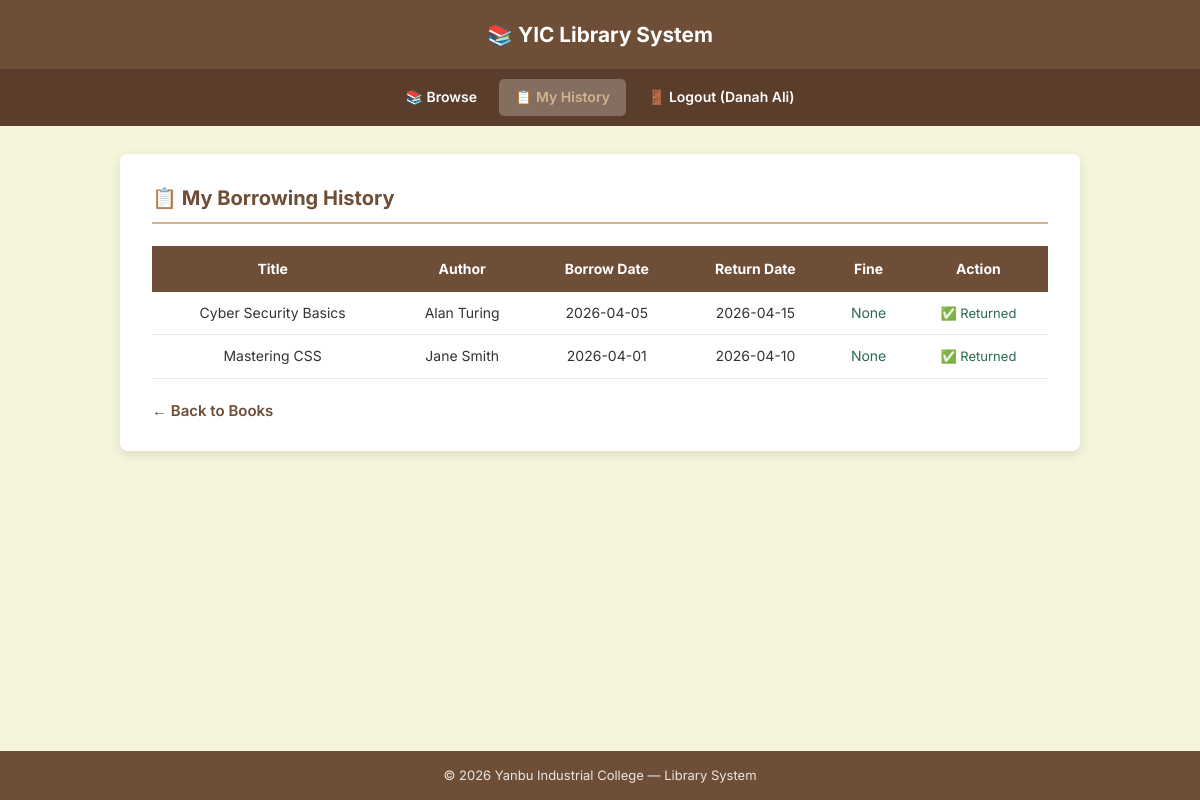
/student/history.php (signed in), run on the app's committed database.
### tables this page shows
CREATE TABLE transactions (
    id          INT           NOT NULL AUTO_INCREMENT,
    user_id     INT           NOT NULL,
    book_id     INT           NOT NULL,
    borrow_date DATE          NOT NULL,
    return_date DATE          DEFAULT NULL,
    fine_amount DECIMAL(10,2) DEFAULT '0.00',
    PRIMARY KEY (id),
    KEY user_id (user_id),
    KEY book_id (book_id),
    CONSTRAINT fk_user FOREIGN KEY (user_id) REFERENCES users (id),
    CONSTRAINT fk_book FOREIGN KEY (book_id) REFERENCES books (id)
);

CREATE TABLE books (
    id       INT          NOT NULL AUTO_INCREMENT,
    title    VARCHAR(255) NOT NULL,
    author   VARCHAR(100) NOT NULL,
    category VARCHAR(50)  DEFAULT NULL,
    status   ENUM('available','borrowed') DEFAULT 'available',
    PRIMARY KEY (id)
);

### student/history.php (the view, shortened to what this page needs)
<?php
require_once __DIR__ . '/../includes/config.php';
$user_id = (int) $_SESSION['user_id'];
$stmt = $pdo->prepare("
    SELECT t.id, b.title, b.author, b.id AS book_id,
           t.borrow_date, t.return_date, t.fine_amount, b.status AS book_status
    FROM   transactions t
    JOIN   books b ON t.book_id = b.id
    WHERE  t.user_id = ?
    ORDER  BY t.borrow_date DESC
");
$stmt->execute([$user_id]);
$history = $stmt->fetchAll();
?>
<!DOCTYPE html>
<html lang="en">
<head>
    <link rel="stylesheet" href="../assets/css/style.css">
</head>
<body>
<header><h1>📚 YIC Library System</h1></header>
<nav role="navigation">
    <a href="browse.php">📚 Browse</a>
    <a href="history.php">📋 My History</a>
    <a href="../auth/logout.php">🚪 Logout (<?= htmlspecialchars($_SESSION['username']) ?>)</a>
</nav>
<main class="container">
    <section>
        <h2 class="page-title">📋 My Borrowing History</h2>
        <?php if (empty($history)): ?>
            <div class="alert-warning">
                📭 You haven't borrowed any books yet.
                <a href="browse.php">Browse books →</a>
            </div>
        <?php else: ?>
        <div class="table-responsive">
            <table>
                <thead>
                    <tr>
                        <th>Title</th><th>Author</th>
                        <th>Borrow Date</th><th>Return Date</th>
                        <th>Fine</th><th>Action</th>
                    </tr>
                </thead>
                <tbody>
                    <?php foreach ($history as $r): ?>
                    <tr>
                        <td data-label="Title"><?= htmlspecialchars($r['title']) ?></td>
                        <td data-label="Author"><?= htmlspecialchars($r['author']) ?></td>
                        <td data-label="Borrow Date"><?= $r['borrow_date'] ?></td>
                        <td data-label="Return Date">
                            <?= $r['return_date']
                                ? $r['return_date']
                                : '<span style="color:#b23b2c;font-weight:600;">Pending</span>' ?>
                        </td>
                        <td data-label="Fine">
                            <?php if ($r['fine_amount'] > 0): ?>
                                <span style="color:#b23b2c;font-weight:700;">
                                    $<?= number_format($r['fine_amount'], 2) ?>
                                </span>
                            <?php else: ?>
                                <span style="color:#2d6a4f;">None</span>
                            <?php endif; ?>
                        </td>
                        <td data-label="Action">
                            <?php if (!$r['return_date'] && $r['book_status'] === 'borrowed'): ?>
                                <a href="../actions/return.php?book_id=<?= $r['book_id'] ?>"
                                   class="btn-return"
                                   onclick="return confirm('Return this book?');">
                                   ↩️ Return
                                </a>
                            <?php else: ?>
                                <span style="color:#2d6a4f;font-size:13px;">✅ Returned</span>
                            <?php endif; ?>
                        </td>
                    </tr>
                    <?php endforeach; ?>
                </tbody>
            </table>
        </div>
        <?php endif; ?>
    </section>
    <a href="browse.php" class="back-link">← Back to Books</a>
</main>
<footer><p>&copy; 2026 Yanbu Industrial College — Library System</p></footer>
</body>
</html>

### assets/css/style.css (style rules this page uses)
:root { --primary: #6F4E37; --primary-dark: #5a3d2b; --secondary: #D2B48C; --background: #F5F5DC; --white: #ffffff; --success: #2d6a4f; --success-bg: #d4edda; --success-border: #c3e6cb; --danger: #b23b2c; --danger-bg: #f8d7da; --danger-border: #f5c6cb; --warning: #856404; --warning-bg: #fff3cd; --text: #333333; --text-mid: #666666; --border: #dddddd; --radius: 8px; --shadow: 0 4px 12px rgba(0,0,0,0.10); }
*, *::before, *::after { box-sizing: border-box; margin: 0; padding: 0; }
body { font-family: 'Inter', 'Segoe UI', sans-serif; background: var(--background); color: var(--text); min-height: 100vh; display: flex; flex-direction: column; font-size: 15px; line-height: 1.6; }
header { background: var(--primary); color: var(--white); text-align: center; padding: 18px 20px; }
header h1 { font-size: 1.3rem; font-weight: 700; }
nav { background: var(--primary-dark); display: flex; flex-wrap: wrap; justify-content: center; gap: 6px; padding: 10px 16px; }
nav a { color: var(--white); text-decoration: none; padding: 7px 16px; border-radius: 5px; font-size: 14px; font-weight: 600; transition: background 0.2s; }
footer { background: var(--primary); color: rgba(255,255,255,0.85); text-align: center; padding: 14px; margin-top: auto; font-size: 13px; }
.container { width: 92%; max-width: 960px; margin: 28px auto; background: var(--white); padding: 28px 32px; border-radius: var(--radius); box-shadow: var(--shadow); }
.page-title { font-size: 1.25rem; color: var(--primary); margin-bottom: 18px; padding-bottom: 8px; border-bottom: 2px solid var(--secondary); }
.back-link { display: inline-block; margin-top: 20px; color: var(--primary); text-decoration: none; font-weight: 600; }
.table-responsive { width: 100%; overflow-x: auto; -webkit-overflow-scrolling: touch; }
table { width: 100%; border-collapse: collapse; margin-top: 4px; min-width: 400px; }
thead th { background: var(--primary); color: var(--white); padding: 12px 10px; text-align: center; font-size: 14px; }
tbody td { padding: 10px; border-bottom: 1px solid #f0e8dc; text-align: center; font-size: 14px; vertical-align: middle; }

### data on the page
transactions: book.title "Cyber Security Basics", book.author "Alan Turing", borrow_date "2026-04-05", return_date "2026-04-15", fine_amount "None", shows "✅ Returned"
transactions: book.title "Mastering CSS", book.author "Jane Smith", borrow_date "2026-04-01", return_date "2026-04-10", fine_amount "None", shows "✅ Returned"

### other printed values
$_SESSION['username'] "Danah Ali"
